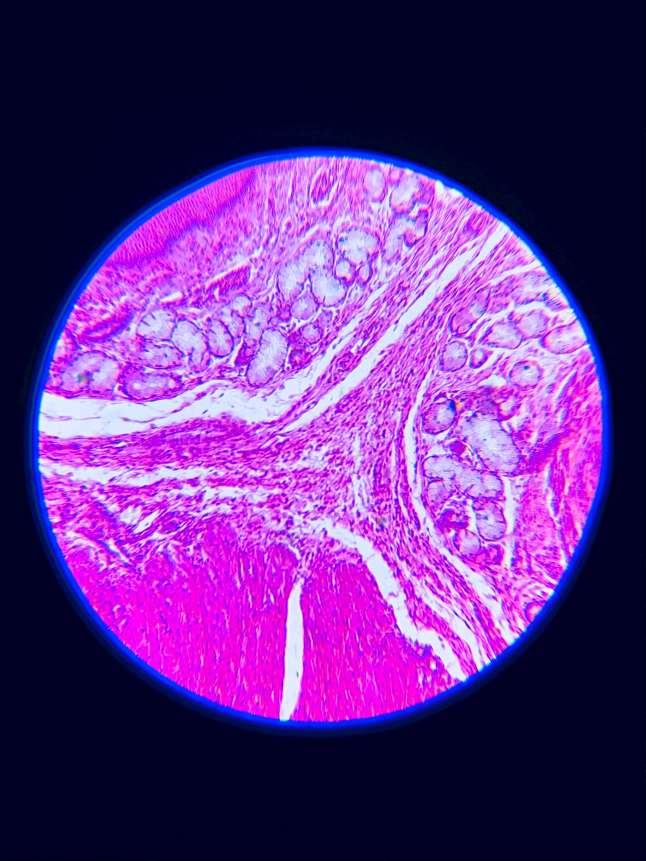
#> input picture cv_2/microscope.jpg, 2581 x 3441 px (shown at 1/4 size)
$ jupyter execute SSBU.ipynb
#> lines starting #> are read from the running program, lines starting #| are printed output that depends on the picture
[cell 1]
def classify_patients(ages):
    categories = {
        "minor": 0,
        "adult": 0,
        "senior": 0
    }

    for age in ages:
        if age < 18:
            categories["minor"] += 1
        elif age <= 65:
            categories["adult"] += 1
        else:
            categories["senior"] += 1

    return categories


ages = [12, 25, 34, 70, 16, 80, 45]

result = classify_patients(ages)

print("Patient age categories:")
print(result)

[cell 2]
import csv

patients = [
    ["John Smith", "Flu"],
    ["Anna Brown", "Diabetes"],
    ["Michael Lee", "Flu"],
    ["Sara Wilson", "Hypertension"],
    ["David Clark", "Diabetes"],
    ["Emma Hall", "Asthma"],
    ["James Young", "Flu"],
    ["Olivia King", "Asthma"],
    ["Daniel Scott", "Hypertension"],
    ["Sophia Adams", "Flu"]
]

with open("patients.csv", "w", newline="") as file:
    writer = csv.writer(file)
    writer.writerows(patients)

[cell 3]
import pandas as pd

df = pd.read_csv("patients.csv", header=None)

df.columns = ["name", "diagnosis"]


print(df["diagnosis"])

print("\nDiagnosis counts:")
print(df["diagnosis"].value_counts())

[cell 4]
#!uv pip install pillow
from PIL import Image

img = Image.open("microscope.jpg")
#> img is the input picture: PIL image 2581x3441 RGB; mean R, G, B 95.5, 46.9, 134.8

cropped = img.crop((300, 550, 1000, 1250))
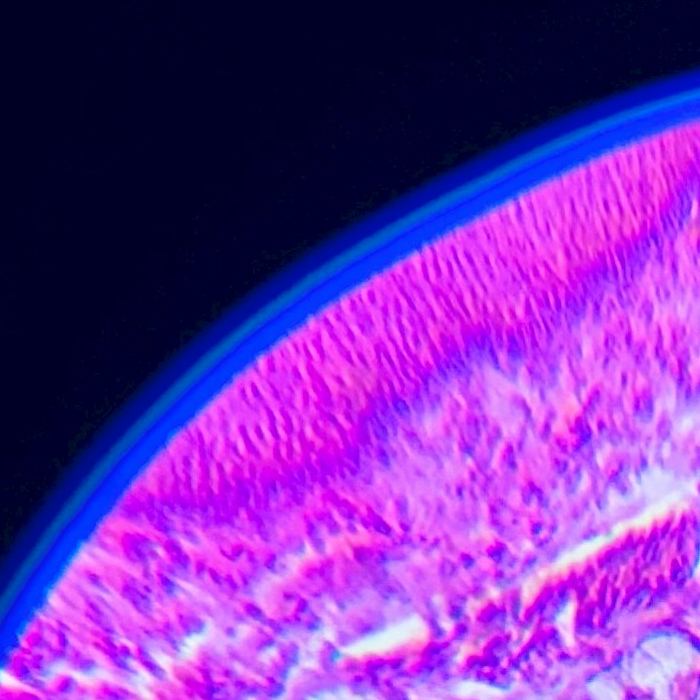
#> cropped: PIL image 700x700 RGB; mean R, G, B 113.6, 46.5, 167.4

resized = cropped.resize((600, 600))

resized.show()
